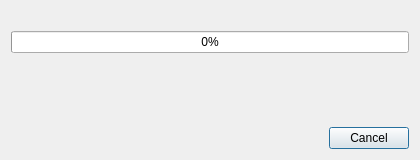
<?xml version="1.0" encoding="UTF-8"?>
<ui version="4.0">
 <class>InstallProgressDialog</class>
 <widget class="QDialog" name="InstallProgressDialog">
  <property name="geometry">
   <rect>
    <x>0</x>
    <y>0</y>
    <width>420</width>
    <height>160</height>
   </rect>
  </property>
  <property name="minimumSize">
   <size>
    <width>420</width>
    <height>160</height>
   </size>
  </property>
  <property name="windowTitle">
   <string>Installing</string>
  </property>
  <layout class="QVBoxLayout" name="verticalLayout">
   <item>
    <widget class="QLabel" name="nameLabel">
     <property name="text">
      <string/>
     </property>
    </widget>
   </item>
   <item>
    <widget class="QProgressBar" name="progressBar">
     <property name="value">
      <number>0</number>
     </property>
    </widget>
   </item>
   <item>
    <widget class="QLabel" name="statusLabel">
     <property name="text">
      <string/>
     </property>
    </widget>
   </item>
   <item>
    <spacer name="verticalSpacer">
     <property name="orientation">
      <enum>Qt::Orientation::Vertical</enum>
     </property>
     <property name="sizeHint" stdset="0">
      <size>
       <width>20</width>
       <height>20</height>
      </size>
     </property>
    </spacer>
   </item>
   <item>
    <widget class="QDialogButtonBox" name="buttonBox">
     <property name="standardButtons">
      <set>QDialogButtonBox::StandardButton::Cancel</set>
     </property>
    </widget>
   </item>
  </layout>
 </widget>
 <resources/>
 <connections>
  <connection>
   <sender>buttonBox</sender>
   <signal>rejected()</signal>
   <receiver>InstallProgressDialog</receiver>
   <slot>reject()</slot>
   <hints>
    <hint type="sourcelabel">
     <x>209</x>
     <y>140</y>
    </hint>
    <hint type="destinationlabel">
     <x>209</x>
     <y>79</y>
    </hint>
   </hints>
  </connection>
 </connections>
</ui>
